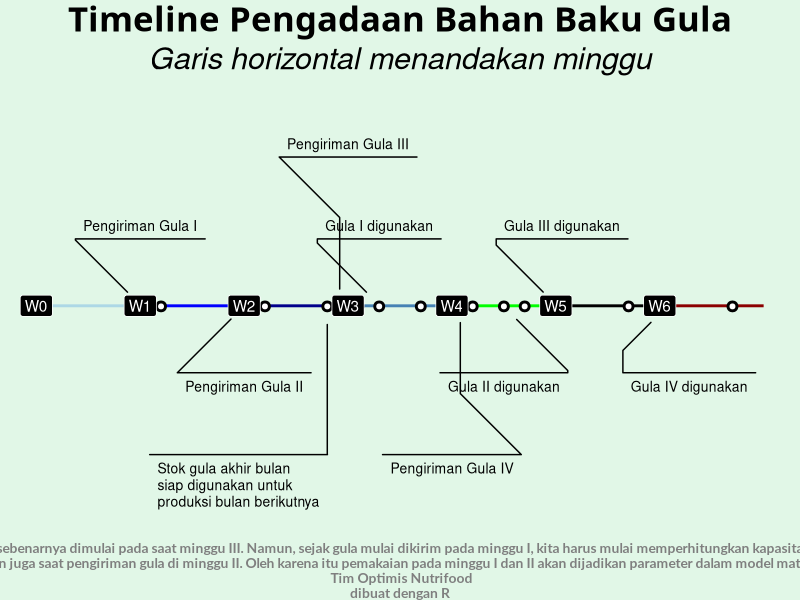

Here is the R script that generated this plot:
setwd("~/Documents/Live-Session-Nutrifood-R/LEFO Market Research/Optimization")

library(dplyr)
library(ggforce)
library(reshape2)

rm(list=ls())

jadwal = readxl::read_excel("ppic.xlsx", sheet = "jadwal all")

jadwal %>% 
  ggplot(aes(x = minggu, label = label, fill = minggu)) +
  
  annotate("segment", x = 0, xend = 1, y = 0, yend = 0, size = 1, color = "lightblue") +
  annotate("segment", x = 1, xend = 2, y = 0, yend = 0, size = 1, color = "blue") +
  annotate("segment", x = 2, xend = 3, y = 0, yend = 0, size = 1, color = "darkblue") +
  annotate("segment", x = 3, xend = 4, y = 0, yend = 0, size = 1, color = "steelblue") +
  annotate("segment", x = 4, xend = 5, y = 0, yend = 0, size = 1, color = "green") +
  annotate("segment", x = 5, xend = 6, y = 0, yend = 0, size = 1, color = "black") +
  annotate("segment", x = 6, xend = 7, y = 0, yend = 0, size = 1, color = "darkred") +
  
  geom_point(aes(y = -.1), size = 2, shape = 21, stroke = 1.5, fill = "white") +
  
  geom_label(aes(y = 0, label = label_minggu),
             fill = "black",
             color = "white") +
  
  geom_mark_circle(aes(y = 0, label = NA, description = label, fill = event), 
                   con.cap = -1, fill = NA, color = NA, label.fontsize = 10, label.hjust = 0,
                   label.fill = NA,
                   con.size = 0.5, con.border = "one",
                   con.type = "elbow") +

  labs(title = "Timeline Pengadaan Bahan Baku Gula",
       subtitle = "Garis horizontal menandakan minggu",
       caption = "Produksi sebenarnya dimulai pada saat minggu III. Namun, sejak gula mulai dikirim pada minggu I, kita harus mulai memperhitungkan kapasitas gudang.\nDemikian juga saat pengiriman gula di minggu II. Oleh karena itu pemakaian pada minggu I dan II akan dijadikan parameter dalam model matematika.\n Tim Optimis Nutrifood\ndibuat dengan R")+
  
  theme_void() +
  
  theme(legend.position = "none",
        plot.background = element_rect(fill = "#e1f7e7", color = NA),
        plot.title = element_text(hjust = 0.5, face = "bold", size = 25, family = "Patua"),
        plot.subtitle = element_text(hjust = 0.5, face = "italic", size = 22),
        plot.caption = element_text(hjust = 0.5, face = "bold", size = 10, color = "grey50", family = "Lato")) +
  xlim(0,7)+ ylim(-35,35)

ggsave("gula_new.png", width = 15, height = 8)
